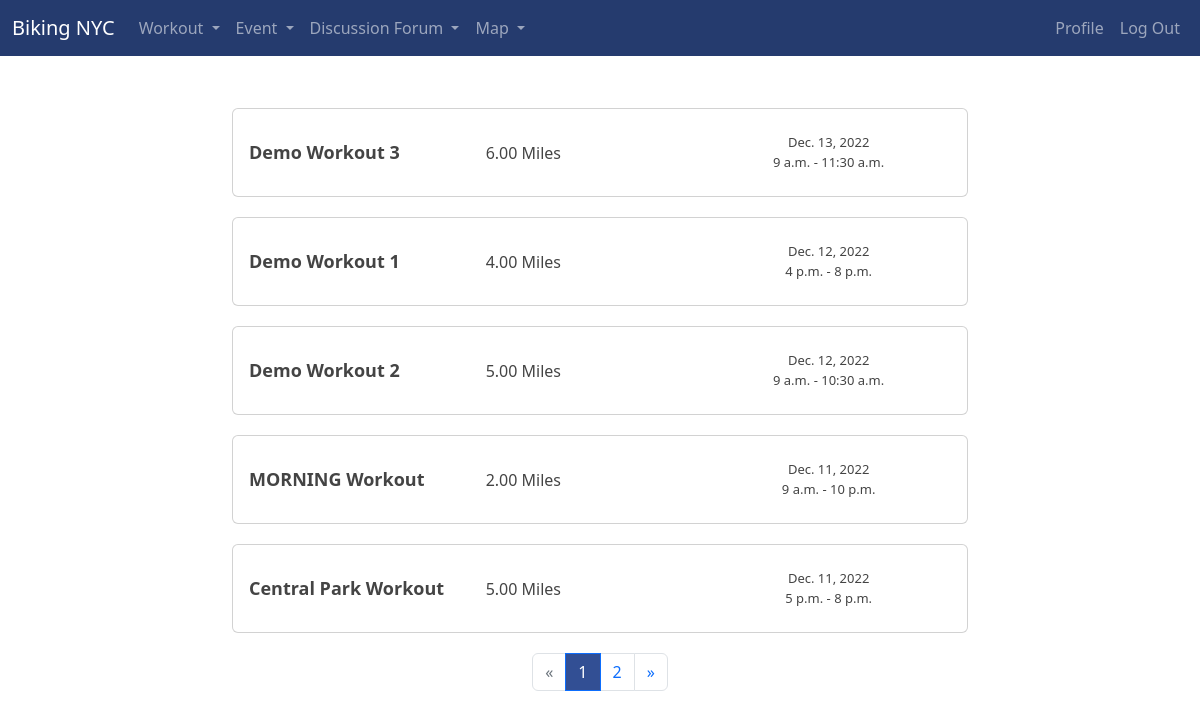
Screenshot of /workout_history (signed in) with the database file from the repository.
### bikingapp/models.py (models this page shows, shortened)
class Workout(models.Model):
    title = models.CharField(max_length=50)
    miles = models.DecimalField(max_digits=5, decimal_places=2)
    date = models.DateField(default=timezone.now)
    time_start = models.TimeField(default=timezone.now)
    time_end = models.TimeField(default=timezone.now)
    date_created = models.DateTimeField(default=timezone.now)
    description = models.CharField(max_length=500, null=True)
    created_by = models.CharField(max_length=100, default="user")

### bikingapp/views.py (the view)
# urls.py: path("workout_history", views.workout_history),
@login_required
def workout_history(request):
    obj = models.Workout.objects.filter(created_by=request.user).order_by("-date")
    page = request.GET.get("page", 1)
    paginator = Paginator(obj, 5)
    try:
        obj = paginator.page(page)
    except PageNotAnInteger:
        obj = paginator.page(1)
    except EmptyPage:
        obj = paginator.page(paginator.num_pages)
    return render(request, "workout/workout_history.html", {"obj1": obj})

### bikingapp/models.py (called while the page is built)
    def __str__(self):
        return self.username

### bikingapp/templates/workout/workout_history.html
{% extends 'base.html' %}
{% block content %}
<div class="container" style="margin-top: 4vh;">
  <div class="row">
    {% for obj in obj1 %}
    <div class="col-8 offset-2">
      <div class="card card-new" style="max-width: 100%; min-width: 25%;margin-top: 20px;">
        <ul class="card-body list-group list-group-flush">
          <li class="list-group-item">
            <a class="article-title" href="/workout_history/{{obj.id}}">
              <div class="row">
                <span class="col-4 my-auto " style="text-transform:capitalize; font-weight: bolder; font-size: large;">
                  {{obj.title}}
                </span>
                <span class="col-4 my-auto">
                  {{obj.miles}} Miles
                </span>
                <span class="col-4 " style="text-align:center;">
                  <span class="row">
                    <span style="font-size:small">{{obj.date}}</span>
                  </span>
                  <span class="row">
                    <span style="font-size:small">{{obj.time_start}} - {{obj.time_end}}</span>
                  </span>
                </span>
              </div>
            </a>
          </li>
        </ul>
      </div>
    </div>
    {% endfor %}
  </div>
</div>
{% if obj1.has_other_pages %}
<div style="display: flex; align-items: center; justify-content: center; margin-top: 20px;">
  <ul class="pagination">
    {% if obj1.has_previous %}
    <li class="page-item"><a class="page-link" href="?page={{ obj1.previous_page_number }}">&laquo;</a></li>
    {% else %}
    <li class="page-item disabled"><span class="page-link">&laquo;</span></li>
    {% endif %}
    {% for i in obj1.paginator.page_range %}
    {% if obj1.number == i %}
    <li class="page-item active"><span class="page-link" style="background-color:#324f94;">{{ i }} </span></li>
    {% else %}
    <li class="page-item"><a class="page-link" href="?page={{ i }}">{{ i }}</a></li>
    {% endif %}
    {% endfor %}
    {% if obj1.has_next %}
    <li class="page-item"><a class="page-link" href="?page={{ obj1.next_page_number }}">&raquo;</a></li>
    {% else %}
    <li class="page-item disabled"><span class="page-link">&raquo;</span></li>
    {% endif %}
  </ul>
</div>
{% endif %}
{% endblock content %}

### bikingapp/static/css/base.css (style rules this page uses)
.article-title { color: #444444; text-decoration: none; }

### bikingapp/templates/base.html (style rules this page uses)
a { text-decoration: none; }

### rows the page displays
Workout: title "Demo Workout 3", miles "6.00", date "Dec. 13, 2022", time_start "9 a.m.", time_end "11:30 a.m."
Workout: title "Demo Workout 1", miles "4.00", date "Dec. 12, 2022", time_start "4 p.m.", time_end "8 p.m."
Workout: title "Demo Workout 2", miles "5.00", date "Dec. 12, 2022", time_start "9 a.m.", time_end "10:30 a.m."
Workout: title "MORNING Workout", miles "2.00", date "Dec. 11, 2022", time_start "9 a.m.", time_end "10 p.m."
Workout: title "Central Park Workout", miles "5.00", date "Dec. 11, 2022", time_start "5 p.m.", time_end "8 p.m."

### other values shown
{{ i }} "1"
{{ i }} "2"
